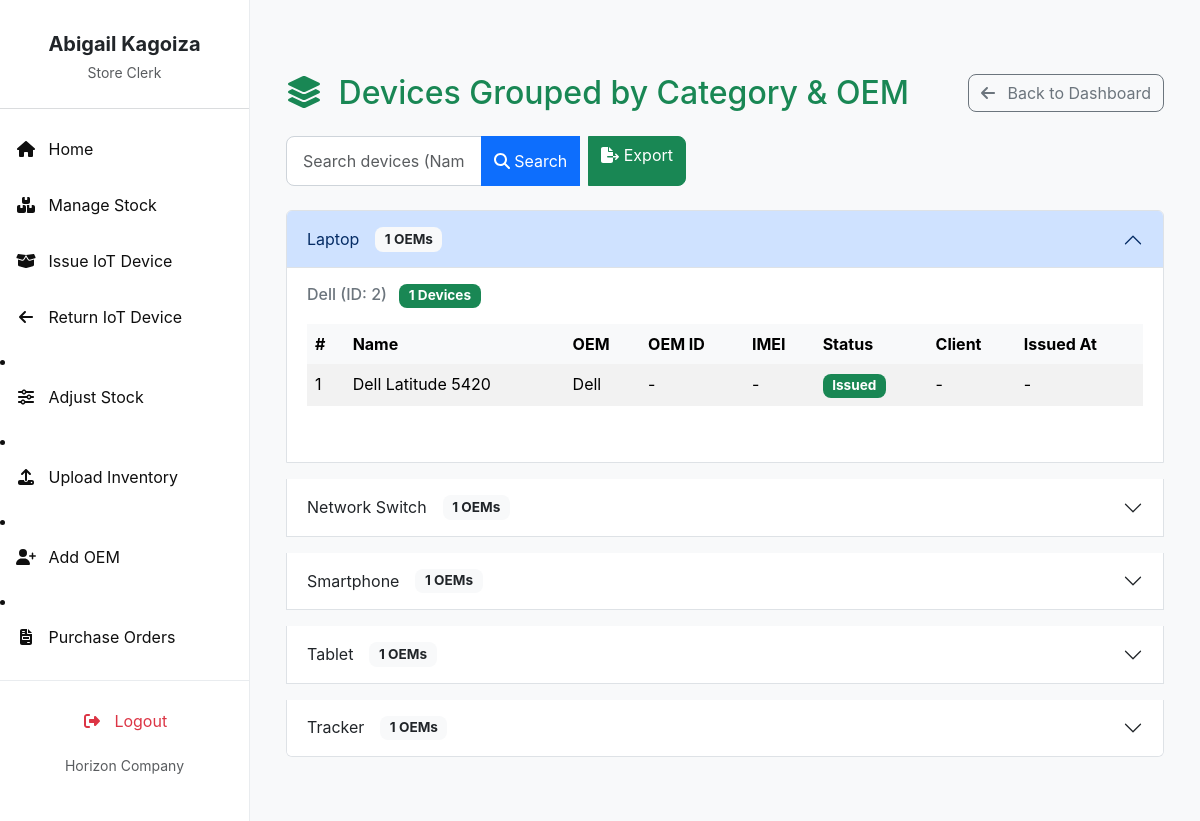
/inventory_list/ (signed in), run on the app's committed database.
### invent/models.py (models this page shows, shortened)
class Device(models.Model):
    STATUS_CHOICES = (
        ('available', 'Available'),
        ('issued', 'Issued'),
        ('returned', 'Returned'),
        ('faulty', 'Faulty'),
    )
    name = models.CharField(max_length=255)
    oem = models.ForeignKey(
        OEM,
        on_delete=models.SET_NULL,
        null=True,
        blank=False,
        related_name='devices'
    )
    product_id = models.CharField(max_length=30, blank=True)
    total_quantity = models.PositiveIntegerField(default=1)
    quantity_issued = models.PositiveIntegerField(default=0)
    imei_no = models.CharField(
        max_length=50, unique=True, null=True, blank=True)
    serial_no = models.CharField(
        max_length=50, unique=True, null=True, blank=True)
    mac_address = models.CharField(
        max_length=50, unique=True, null=True, blank=True)
    category = models.CharField(
        max_length=100, blank=True, help_text="e.g. Laptop or Router")
    manufacturer = models.CharField(max_length=100, blank=True)
    description = models.TextField(blank=True)
    selling_price = models.DecimalField(
        max_digits=10, decimal_places=2, null=True, blank=True)
    currency = models.CharField(
        max_length=10, choices=CURRENCY_CHOICES, default='USD')
    branch = models.ForeignKey(
        Branch, on_delete=models.SET_NULL, null=True, blank=True)
    country = models.ForeignKey(
        Country, on_delete=models.SET_NULL, null=True, blank=True)
    status = models.CharField(
        max_length=20, choices=STATUS_CHOICES, default='available')
    class Meta:
        permissions = [
            ("can_issue_item", "Can issue device to client"),
            ("can_return_item", "Can record device returns"),
        ]

class OEM(models.Model):  # Formerly Supplier
    name = models.CharField(max_length=100, unique=True)
    contact_person = models.CharField(max_length=100, blank=True)
    phone_email = models.CharField(max_length=100, blank=True)
    address = models.CharField(max_length=255, blank=True)

### invent/views.py (the view, shortened to what this page needs)
# urls.py: path('inventory_list/', views.inventory_list_view, name='inventory_list'),
@login_required
def inventory_list_view(request):
    query = request.GET.get('q', '')
    status = request.GET.get('status', 'all')
    page = request.GET.get('page', 1)
    per_page = 10  # Set how many devices per page
    user = request.user
    if user.is_superuser:
        devices = Device.objects.select_related(
            'oem', 'branch').order_by('category', 'oem__name', 'id')
    else:
        user_country = getattr(user.profile, "country", None)
        devices = Device.objects.select_related('oem', 'branch').filter(
            branch__country=user_country).order_by('category', 'oem__name', 'id')
    if status and status != 'all':
        devices = devices.filter(status=status)
    for device in devices:
        last_issuance = (
            IssuanceRecord.objects
            .filter(device=device)
            .order_by('-issued_at')
            .select_related('client')
            .first()
        )
        device.current_client = last_issuance.client if last_issuance else None
        device.issued_at = last_issuance.issued_at if last_issuance else None
    grouped_devices = defaultdict(lambda: defaultdict(list))
    for device in devices:
        oem_label = f"{device.oem.name} (ID: {device.oem.id})" if device.oem else "-"
        grouped_devices[device.category][oem_label].append(device)
    paginated_grouped_devices = {}
    for category, oems in grouped_devices.items():
        paginated_grouped_devices[category] = {}
        for oem_label, device_list in oems.items():
            paginator = Paginator(device_list, per_page)
            try:
                page_obj = paginator.page(page)
            except Exception:
                page_obj = paginator.page(1)
            paginated_grouped_devices[category][oem_label] = page_obj
    context = {
        'grouped_devices': paginated_grouped_devices,
        'query': query,
        'status': status,
        'page': page,
    }
    return render(request, 'invent/list_device_grouped.html', context)

### invent/context_processors.py (called while the page is built)
def pending_requests_count(request):
    count = 0  # Default to 0
    if request.user.is_authenticated:
        if request.user.has_perm('invent.can_issue_device'):
            count = DeviceRequest.objects.filter(status='Pending').count()
    return {'pending_requests_count_for_sidebar': count}

def user_branch(request):
    branch = None
    try:
        if request.user.is_authenticated:
            profile = getattr(request.user, 'profile', None)
            branch = getattr(profile, 'branch', None)
    except Exception:
        branch = None
    return {'user_branch': branch}

### invent/templates/invent/list_device_grouped.html (shortened to what this page needs)
{% extends 'invent/base_store_clerk.html' %}
{% load static %}
{% block content %}
<div class="container-fluid mt-4">
    <div class="d-flex justify-content-between align-items-center mb-4">
        <h2 class="mb-0 text-primary">
            <i class="fas fa-layer-group me-2"></i> Devices Grouped by Category & OEM
        </h2>
        <a href="{% url 'store_clerk_dashboard' %}" class="btn btn-outline-secondary">
            <i class="fas fa-arrow-left me-2"></i> Back to Dashboard
        </a>
    </div>
    <form method="get" class="mb-4" style="max-width:400px;">
      <div class="input-group">
        <input type="text" class="form-control" name="q" placeholder="Search devices (Name, IMEI, Serial, OEM, Client...)" value="{{ query|default_if_none:'' }}">
        <button class="btn btn-primary" type="submit">
          <i class="fas fa-search"></i> Search
        </button>
        <a href="{% url 'export_grouped_inventory' %}?q={{ query }}&status={{ status }}" class="btn btn-success ms-2">
          <i class="fas fa-file-export"></i> Export
        </a>
      </div>
    </form>
    <div class="accordion" id="categoryAccordion">
        {% for category, oems in grouped_devices.items %}
        <div class="accordion-item mb-3">
            <h2 class="accordion-header" id="heading{{ forloop.counter }}">
                <button class="accordion-button {% if not forloop.first %}collapsed{% endif %}" type="button" data-bs-toggle="collapse" data-bs-target="#collapse{{ forloop.counter }}" aria-expanded="{% if forloop.first %}true{% else %}false{% endif %}" aria-controls="collapse{{ forloop.counter }}">
                    {{ category|default:"Uncategorized" }}
                    <span class="badge bg-light text-dark ms-3">{{ oems|length }} OEMs</span>
                </button>
            </h2>
            <div id="collapse{{ forloop.counter }}" class="accordion-collapse collapse {% if forloop.first %}show{% endif %}" aria-labelledby="heading{{ forloop.counter }}" data-bs-parent="#categoryAccordion">
                <div class="accordion-body">
                    {% for oem_label, devices in oems.items %}
                        <h6 class="mb-3 text-secondary">
                            {{ oem_label|default:"[No OEM]" }}
                            <span class="badge bg-success ms-2">{{ devices|length }} Devices</span>
                        </h6>
                        <div class="table-responsive mb-4">
                            <table class="table table-striped table-hover">
                                <thead class="table-light">
                                    <tr>
                                        <th>#</th>
                                        <th>Name</th>
                                        <th>OEM</th>
                                        <th>OEM ID</th>
                                        <th>IMEI</th>
                                        <th>Status</th>
                                        <th>Client</th>
                                        <th>Issued At</th>
                                    </tr>
                                </thead>
                                <tbody>
                                    {% for device in devices %}
                                    <tr>
                                        <td>{{ forloop.counter }}</td>
                                        <td>{{ device.name }}</td>
                                        <td>{{ device.oem.name|default:"-" }}</td>
                                        <td>{{ device.oem.oem_id|default:"-" }}</td>
                                        <td>{{ device.imei_no|default:"-" }}</td>
                                        <td>
                                            <span class="badge
                                                {% if device.status == 'available' %}bg-success
                                                {% elif device.status == 'issued' %}bg-primary
                                                {% elif device.status == 'returned' %}bg-secondary
                                                {% elif device.status == 'faulty' %}bg-danger
                                                {% else %}bg-dark{% endif %}">
                                                {{ device.get_status_display }}
                                            </span>
                                        </td>
                                        <td>
                                            {% if device.current_client %}{{ device.current_client.name }}{% else %}-{% endif %}
                                        </td>
                                        <td>
                                            {% if device.issued_at %}{{ device.issued_at|date:"Y-m-d H:i" }}{% else %}-{% endif %}
                                        </td>
                                    </tr>
                                    {% endfor %}
                                </tbody>
                            </table>
                        </div>
                    {% endfor %}
                </div>
            </div>
        </div>
        {% empty %}
        <div class="alert alert-info text-center py-4" role="alert">
            <i class="fas fa-info-circle fa-2x mb-3"></i>
            <p class="mb-0">No devices found.</p>
        </div>
        {% endfor %}
    </div>
</div>
{% endblock %}

### invent/templates/invent/base_store_clerk.html (shortened to what this page needs)
<!DOCTYPE html>
<html lang="en">
    {% if user_branch %}
  <span class="badge bg-info text-dark">Branch: {{ user_branch.name }}</span>
{% else %}
  <span class="text-muted">Branch: Unassigned</span>
{% endif %}
<head>
    <link href="https://cdn.jsdelivr.net/npm/bootstrap@5.3.3/dist/css/bootstrap.min.css" rel="stylesheet">
    <link href="https://cdnjs.cloudflare.com/ajax/libs/font-awesome/6.4.0/css/all.min.css" rel="stylesheet">
    <link href="https://cdn.jsdelivr.net/npm/select2@4.1.0-rc.0/dist/css/select2.min.css" rel="stylesheet" />
    <link href="https://cdn.jsdelivr.net/npm/select2-bootstrap-5-theme@1.3.0/dist/select2-bootstrap-5-theme.min.css" rel="stylesheet" />
</head>
<body>
    <nav id="sidebarMenu" class="sidebar-wrapper collapse d-md-block">
        <div class="sidebar-content">
            <div class="text-center mb-4 pt-3">
                <h5 class="fw-bold mb-1 text-dark">{{ user.first_name|default:user.username }}</h5>
                <small class="text-muted">Store Clerk</small>
            </div>
            <hr class="border-secondary opacity-25" />
            <ul class="nav flex-column">
                <li class="nav-item mb-2">
                    <a class="nav-link {% if request.resolver_match.url_name == 'store_clerk_dashboard' %}active{% endif %}" href="{% url 'store_clerk_dashboard' %}">
                       <i class="fas fa-fw fa-home me-2"></i> Home
                    </a>
                </li>
                <li class="nav-item mb-2">
                    <a class="nav-link {% if request.resolver_match.url_name == 'manage_stock' %}active{% endif %}" href="{% url 'manage_stock' %}">
                        <i class="fas fa-fw fa-boxes me-2"></i> Manage Stock
                    </a>
                </li>
                <li class="nav-item mb-2 d-flex justify-content-between align-items-center">
                    <a class="nav-link {% if request.resolver_match.url_name == 'issue_device' %}active{% endif %}" href="{% url 'issue_device' %}">
                        <i class="fas fa-fw fa-box-open me-2"></i> Issue IoT Device
                    </a>
                </li>
                <li class="nav-item mb-2">
                    <a class="nav-link {% if request.resolver_match.url_name == 'return_device' %}active{% endif %}" href="{% url 'return_device' %}">
                        <i class="fas fa-fw fa-arrow-left me-2"></i> Return IoT Device
                    </a>
                </li>
            </ul>
                <li class="nav-item mb-2">
                    <a class="nav-link {% if request.resolver_match.url_name == 'adjust_stock' %}active{% endif %}" href="{% url 'adjust_stock' %}">
                        <i class="fas fa-fw fa-sliders-h me-2"></i> Adjust Stock
                    </a>
                </li>
                <li class="nav-item mb-2">
    <a class="nav-link {% if request.resolver_match.url_name == 'upload_inventory' %}active{% endif %}" href="{% url 'upload_inventory' %}">
        <i class="fas fa-fw fa-upload me-2"></i> Upload Inventory
    </a>
</li>
<li class="nav-item mb-2">
    <a class="nav-link {% if request.resolver_match.url_name == 'add_oem' %}active{% endif %}" href="{% url 'add_oem' %}">
        <i class="fas fa-fw fa-user-plus me-2"></i> Add OEM
    </a>
</li>
<li class="nav-item mb-2">
    <a class="nav-link {% if request.resolver_match.url_name == 'purchase_orders' %}active{% endif %}" href="{% url 'purchase_orders' %}">
        <i class="fas fa-fw fa-file-invoice me-2"></i> Purchase Orders
    </a>
</li>
<li class="nav-item mb-2">
</li>
        </div>
        <div class="sidebar-bottom">
            <ul class="nav flex-column mb-2">
                <li class="nav-item">
                    <a class="nav-link text-danger logout-link" href="{% url 'logout' %}">
                        <i class="fas fa-fw fa-right-from-bracket me-2"></i> Logout
                    </a>
                </li>
            </ul>
            <small class="text-muted">Horizon Company</small>
        </div>
    </nav>
    <main class="main-content">
        {% block content %}{% endblock %}
    </main>
</body>
</html>

### invent/templates/invent/base_store_clerk.html (style rules this page uses)
:root { --bs-primary: #198754; --bs-primary-rgb: 25, 135, 84; --bs-btn-primary-color: #fff; --bs-btn-primary-bg: var(--bs-primary); --bs-btn-primary-border-color: var(--bs-primary); --bs-btn-primary-hover-bg: #157347; --bs-btn-primary-hover-border-color: #146c43; --bs-btn-primary-active-bg: #13653f; --bs-btn-primary-active-border-color: #125f3c; --bs-link-color: var(--bs-primary); --bs-link-hover-color: #157347; --sidebar-bg: white; --sidebar-text: #0f0f0f; --sidebar-active: #178526; --sidebar-hover: #15b33c; }
body { font-family: 'Inter', sans-serif; background-color: #f8f9fa; margin: 0; }
.sidebar-wrapper { position: fixed; top: 0; bottom: 0; left: 0; width: 250px; background-color: var(--sidebar-bg); color: var(--sidebar-text); border-right: 1px solid #e9ecef; z-index: 1030; display: flex; flex-direction: column; }
.sidebar-content { flex-grow: 1; overflow-y: auto; padding-top: 1rem; padding-bottom: 1rem; max-height: calc(100vh - 120px); scrollbar-width: thin; scrollbar-color: var(--bs-primary) #f1f1f1; }
.sidebar-wrapper .nav-link { color: var(--sidebar-text); padding: 0.75rem 1rem; border-radius: 0.5rem; transition: background-color 0.2s ease, color 0.2s ease; }
.sidebar-wrapper .nav-link.text-danger { color: #dc3545 !important; }
.sidebar-bottom { padding-top: 1rem; padding-bottom: 1rem; text-align: center; border-top: 1px solid #e9ecef; }
.main-content { margin-left: 250px; padding: 1.5rem; min-height: 100vh; overflow-x: hidden; transition: margin-left 0.3s ease-in-out; }
.btn { border-radius: 0.5rem; }
.badge { border-radius: 0.5rem; padding: 0.4em 0.7em; font-size: 0.85em; }
.table thead th { border-bottom: none; }
.table tbody tr:last-child td { border-bottom: none; }
.form-control, .form-select { border-radius: 0.5rem; border-color: #ced4da; padding: 0.75rem 1rem; }

### data on the page
Device: grouped_devices "Laptop", name "Dell Latitude 5420", oem.name "Dell", oem.oem_id "-", imei_no "-", status "Issued"
Device: grouped_devices "Network Switch"
Device: grouped_devices "Smartphone"
Device: grouped_devices "Tablet"
Device: grouped_devices "Tracker"

### other printed values
{{ user.first_name|default:user.username }} "Abigail Kagoiza"
{{ oems|length }} "1" "1" "1" "1" "1"
{{ oem_label|default:"[No OEM]" }} "Dell (ID: 2)"
{{ devices|length }} "1"
